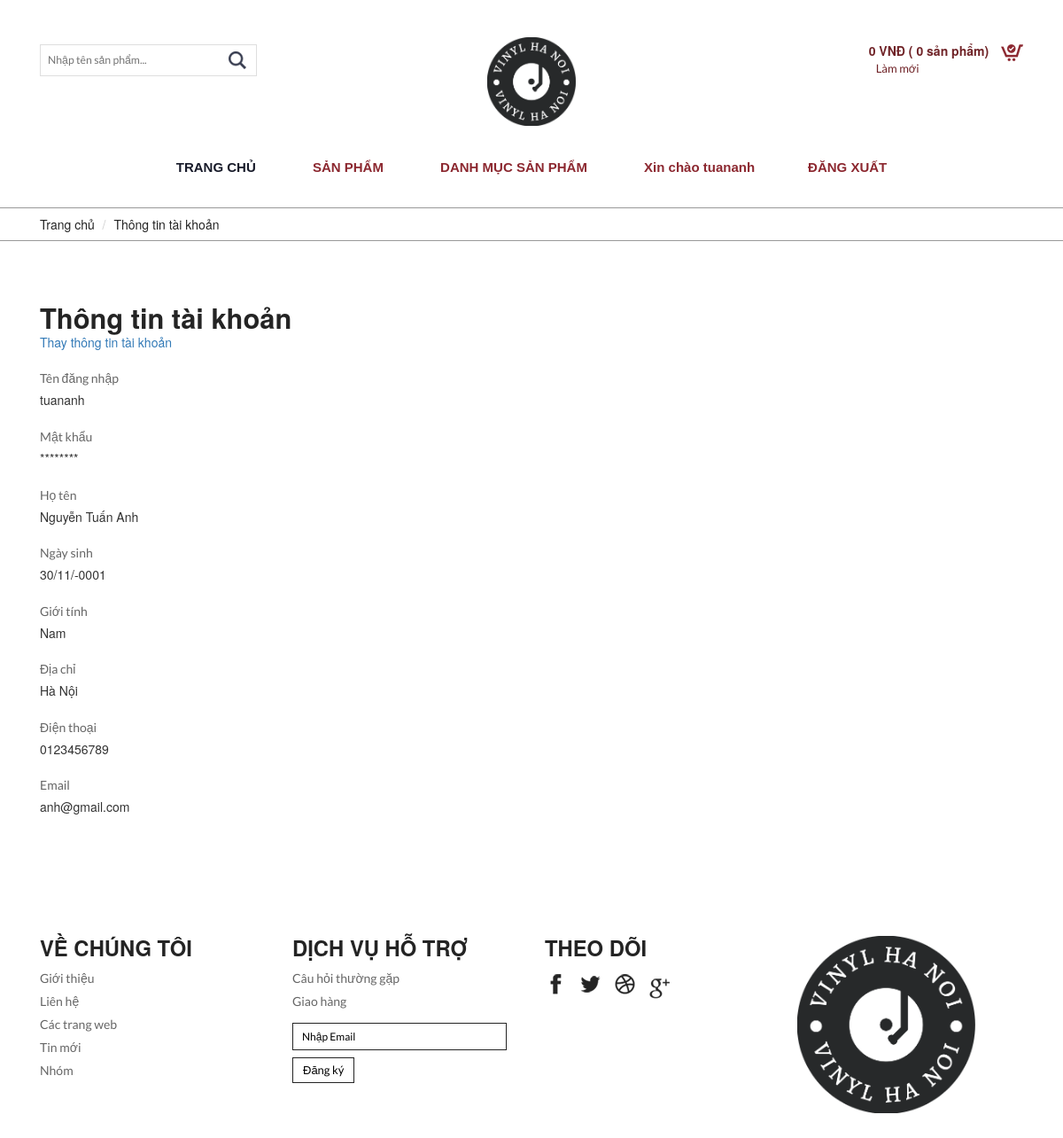
The app's page /page/ThongTinTaiKhoan.php (signed in) with its own data.
### tables this page shows
CREATE TABLE `thanhvien` (
  `TenDangNhap` varchar(255) NOT NULL,
  `MatKhau` text NOT NULL,
  `HoTen` text NOT NULL,
  `NgaySinh` date NOT NULL,
  `GioiTinh` text NOT NULL,
  `DiaChi` text NOT NULL,
  `DienThoai` text NOT NULL,
  `Email` text NOT NULL
);

### page/ThongTinTaiKhoan.php (the view, shortened to what this page needs)
<?php
include("../layout/header.php");
global $conn;
$layThongTin="SELECT * FROM thanhvien WHERE TenDangNhap='".$_SESSION["tendangnhap"]."'";
$truyvanlayThongTin=mysqli_query($conn,$layThongTin);
$cot=mysqli_fetch_array($truyvanlayThongTin);
?>
<div class="breadcrumbs">
    <div class="container">
        <div class="breadcrumbs-main">
            <ol class="breadcrumb">
                <li><a href="index.php">Trang chủ</a></li>
                <li class="active">Thông tin tài khoản</li>
            </ol>
        </div>
    </div>
</div>
<div class="account">
    <div class="container">
        <div class="account-bottom">
            <div class="col-md-6 account-left">
                <form method="post" action="<?php echo $_SERVER["PHP_SELF"] ?>">
                    <div class="account-top heading">
                        <h3>Thông tin tài khoản </h3>
                        <a href="#" id="a_doithongtin">Thay thông tin tài khoản</a>
                    </div>
                    <div class="address">
                        <span>Tên đăng nhập</span>
                        <p><?php echo $cot["TenDangNhap"]; ?></p>
                    </div>
                    <div class="address">
                        <span>Mật khẩu</span>
                        <p>******** </p>
                    </div>
                    <div class="address">
                        <span>Họ tên</span>
                        <p><?php echo $cot["HoTen"]; ?></p>
                    </div>
                    <div class="address">
                        <span>Ngày sinh</span>
                        <p><?php echo date("d/m/Y",strtotime($cot["NgaySinh"])); ?></p>
                    </div>
                    <div class="address">
                        <span>Giới tính</span>
                        <p>
                       <?php
                            if($cot["GioiTinh"]=="F")
                                echo "Nữ";
                            else
                                echo "Nam";
                       ?>
                        </p>
                    </div>
                    <div class="address">
                        <span>Địa chỉ</span>
                        <p><?php echo $cot["DiaChi"]; ?></p>
                    </div>
                    <div class="address">
                        <span>Điện thoại</span>
                        <p><?php echo $cot["DienThoai"]; ?></p>
                    </div>
                    <div class="address">
                        <span>Email</span>
                        <p><?php echo $cot["Email"]; ?></p>
                    </div>
                </form>
            </div>
            <div class="clearfix"> </div>
        </div>
    </div>
</div>
<?php
include("../layout/footer.php");
?>

### css/cssNguoiDung/style.css (style rules this page uses)
body { background:#fff; }
body a { transition: 0.5s all; -webkit-transition: 0.5s all; -o-transition: 0.5s all; -moz-transition: 0.5s all; -ms-transition: 0.5s all; }
.heading h3 { color: #242424; font-size: 2.2em; font-weight: 600; margin: 0; }
.account { padding:6em 0px; }
.address span { font-size: 14px; color: #666; display: block; padding-bottom: 4px; font-family: 'Lato', sans-serif; }
.address { margin-top:4%; }
.breadcrumbs { border-top: 1px solid #999; border-bottom: 1px solid #999; margin-top: 1em; }
ol.breadcrumb { margin: 0; }
.breadcrumb li a { color:#242424; }
.breadcrumb > .active { color: #242424; }
.breadcrumb { background: none; }
@media (max-width:1280px) { .contact,.account,.ckeckout { padding: 5em 0px; } }

### records on screen
thanhvien: TenDangNhap "tuananh", HoTen "Nguyễn Tuấn Anh", NgaySinh "30/11/-0001", DiaChi "Hà Nội", DienThoai "0123456789", Email "anh@gmail.com"

### other values on screen
$_SESSION["tendangnhap"] "tuananh"
